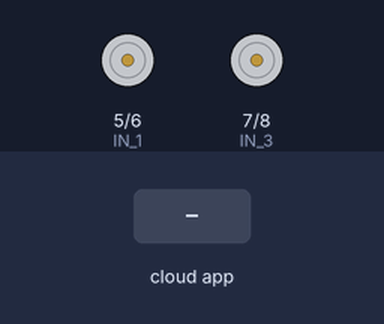
A sketch run on a simulated Arduino Uno, built with avr-gcc and run on an emulated ATmega328P. Shown: motor-driver pin pairs drawn as motors (green arrow = first pin HIGH = forward, orange = second pin HIGH = backward, longer = more drive, scaled by the enable pin). The inputs (shaded band) are chosen by the test bench. The ROS host is connected and sends only what is stated; what the sketch prints to the serial monitor is not drawn.

Above: at 1.2 s.
1.3 s: the phone or cloud app sets linear.x to -100
At 2.5 s:
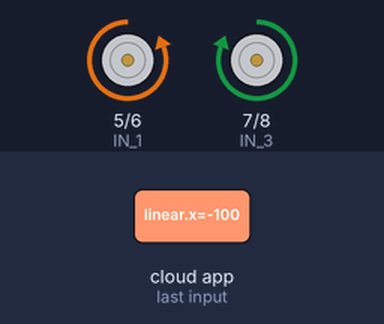
2.8 s: the phone or cloud app sets linear.x to 100
At 3.6 s:
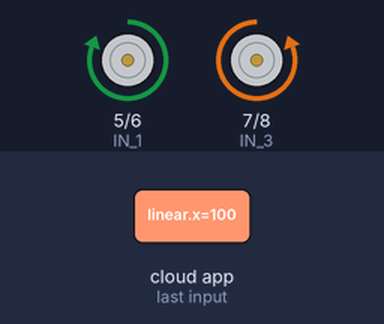
4.3 s: the phone or cloud app sets linear.x to 0
At 4.8 s:
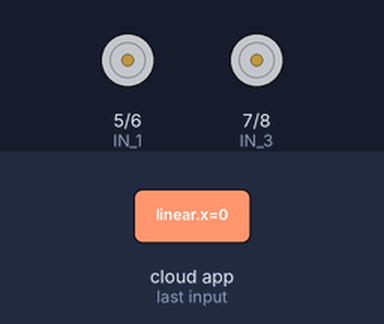
5.8 s: the phone or cloud app sets angular.z to -100
At 7.0 s:
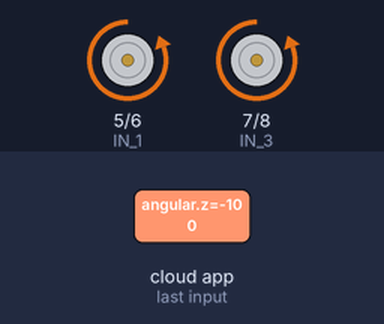
7.3 s: the phone or cloud app sets angular.z to 100
At 8.2 s:
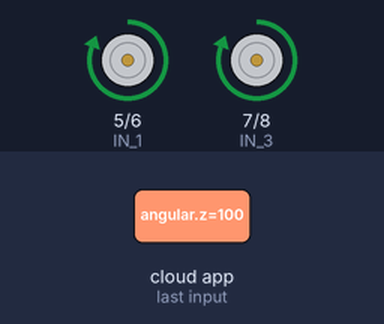
8.8 s: the phone or cloud app sets angular.z to 0
At 9.4 s:
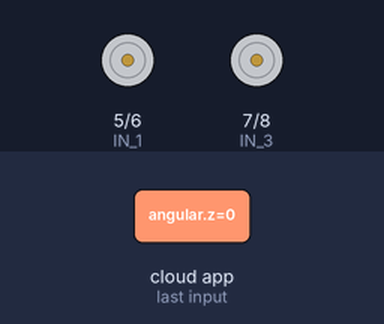
Timing chart, 0 to 11.3 s (numbered marks = the images above; inputs shaded):
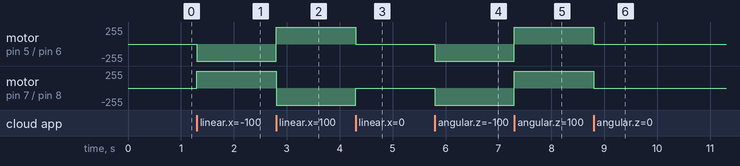

The sketch:

non_upgrade_teleop.ino
```cpp
#include <ros.h>
#include <std_msgs/String.h>
#include <geometry_msgs/Twist.h>
#include "math.h"

ros::NodeHandle nh;

void teleop(const geometry_msgs::Twist& msg) {

  float a = msg.linear.x;
  float c = msg.angular.z;

  if (a > 0 && c == 0) { //straight
    Serial.print("straight");
    analogWrite(9, 255);
    analogWrite(10, 255);
    digitalWrite(5, HIGH);
    digitalWrite(6, LOW);
    digitalWrite(7, LOW);
    digitalWrite(8, HIGH);
  }
  if (a < 0 && c == 0) { //backward
    Serial.print("back");
    analogWrite(9, 255);
    analogWrite(10, 255);
    digitalWrite(5, LOW);
    digitalWrite(6, HIGH);
    digitalWrite(7, HIGH);
    digitalWrite(8, LOW);
  }
  if(a == 0 && c == 0) { //stop
    Serial.print("stop");
    analogWrite(9, 0);
    analogWrite(10, 0);
    digitalWrite(5, LOW);
    digitalWrite(6, LOW);
    digitalWrite(7, LOW);
    digitalWrite(8, LOW);
  }
  if (a == 0 && c > 0) { //right
    Serial.print("right");
    analogWrite(9, 255);
    analogWrite(10, 255);
    digitalWrite(5, HIGH);
    digitalWrite(6, LOW);
    digitalWrite(7, HIGH);
    digitalWrite(8, LOW);
  }
  if(a == 0 && c < 0) { //left
    Serial.print("left");
    analogWrite(9, 255);
    analogWrite(10, 255);
    digitalWrite(5, LOW);
    digitalWrite(6, HIGH);
    digitalWrite(7, LOW);
    digitalWrite(8, HIGH);
  }
}


ros::Subscriber<geometry_msgs::Twist> sub("cmd_vel", teleop);


void setup(){
pinMode(10, OUTPUT); //ENB
pinMode(8, OUTPUT); //IN 4
pinMode(7, OUTPUT); //IN 3
pinMode(6, OUTPUT); //IN 2
pinMode(5, OUTPUT); //IN 1
pinMode(9, OUTPUT); //ENA

Serial.begin(57600);
nh.initNode();
nh.subscribe(sub);
}

void loop() {
nh.spinOnce();
}
```

Measured:
- after the input at 1.3 s, motor on pin 5 (IN_1) / pin 6 (IN_2): stopped → backward 255/255 at once; motor on pin 7 (IN_3) / pin 8 (IN_4): stopped → forward 255/255 at once
- after the input at 2.8 s, motor on pin 5 (IN_1) / pin 6 (IN_2): backward 255/255 → forward 255/255 at once; motor on pin 7 (IN_3) / pin 8 (IN_4): forward 255/255 → backward 255/255 at once
- after the input at 4.3 s, motor on pin 5 (IN_1) / pin 6 (IN_2): forward 255/255 → stopped at once; motor on pin 7 (IN_3) / pin 8 (IN_4): backward 255/255 → stopped at once
- after the input at 5.8 s, motor on pin 5 (IN_1) / pin 6 (IN_2), motor on pin 7 (IN_3) / pin 8 (IN_4): stopped → backward 255/255 at once
- after the input at 7.3 s, motor on pin 5 (IN_1) / pin 6 (IN_2), motor on pin 7 (IN_3) / pin 8 (IN_4): backward 255/255 → forward 255/255 at once
- after the input at 8.8 s, motor on pin 5 (IN_1) / pin 6 (IN_2), motor on pin 7 (IN_3) / pin 8 (IN_4): forward 255/255 → stopped at once
